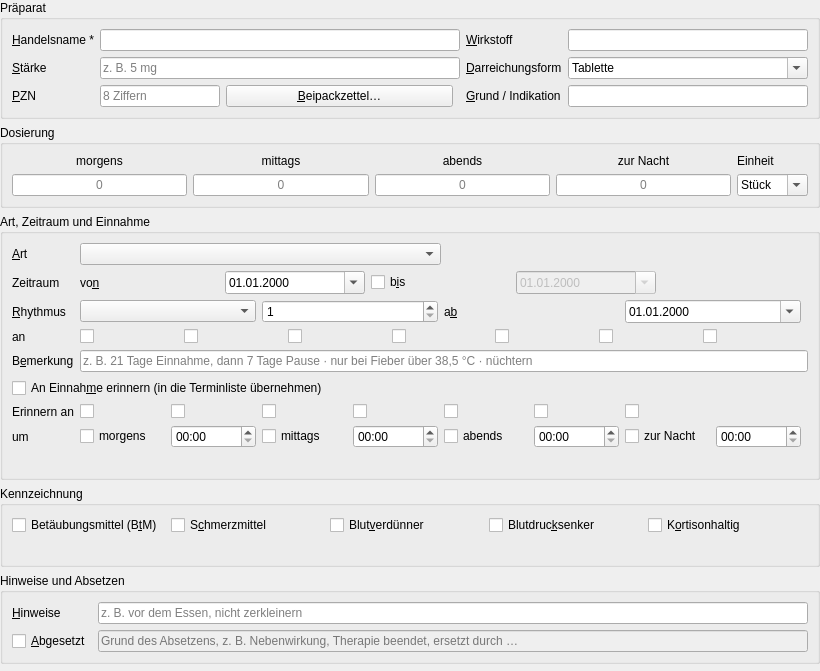
<?xml version="1.0" encoding="UTF-8"?>
<!--
  VitaParms – Medikament (Eintrag im Medikamentenplan)
  Anpassbar mit Qt Designer. Pflichtfeld: nameEdit.
  Eigene Felder: dynamische Eigenschaft "vpField" setzen.
-->
<ui version="4.0">
 <class>MedicationForm</class>
 <widget class="QWidget" name="MedicationForm">
  <property name="geometry">
   <rect><x>0</x><y>0</y><width>820</width><height>640</height></rect>
  </property>
  <property name="windowTitle">
   <string>Medikament</string>
  </property>
  <property name="formVersion" stdset="0">
   <number>4</number>
  </property>
  <layout class="QVBoxLayout" name="rootLayout">
   <property name="leftMargin"><number>0</number></property>
   <property name="topMargin"><number>0</number></property>
   <property name="rightMargin"><number>0</number></property>
   <property name="bottomMargin"><number>0</number></property>
   <item>
    <widget class="QGroupBox" name="drugGroup">
     <property name="title"><string>Präparat</string></property>
     <layout class="QGridLayout" name="drugGrid" columnstretch="0,3,0,2">
      <item row="0" column="0">
       <widget class="QLabel" name="nameLabel">
        <property name="text"><string>&amp;Handelsname *</string></property>
        <property name="buddy"><cstring>nameEdit</cstring></property>
       </widget>
      </item>
      <item row="0" column="1">
       <widget class="QLineEdit" name="nameEdit"/>
      </item>
      <item row="0" column="2">
       <widget class="QLabel" name="substanceLabel">
        <property name="text"><string>&amp;Wirkstoff</string></property>
        <property name="buddy"><cstring>substanceEdit</cstring></property>
       </widget>
      </item>
      <item row="0" column="3">
       <widget class="QLineEdit" name="substanceEdit"/>
      </item>
      <item row="1" column="0">
       <widget class="QLabel" name="strengthLabel">
        <property name="text"><string>&amp;Stärke</string></property>
        <property name="buddy"><cstring>strengthEdit</cstring></property>
       </widget>
      </item>
      <item row="1" column="1">
       <widget class="QLineEdit" name="strengthEdit">
        <property name="placeholderText"><string>z. B. 5 mg</string></property>
       </widget>
      </item>
      <item row="1" column="2">
       <widget class="QLabel" name="formLabel">
        <property name="text"><string>&amp;Darreichungsform</string></property>
        <property name="buddy"><cstring>formCombo</cstring></property>
       </widget>
      </item>
      <item row="1" column="3">
       <widget class="QComboBox" name="formCombo">
        <property name="editable"><bool>true</bool></property>
        <item><property name="text"><string>Tablette</string></property></item>
        <item><property name="text"><string>Filmtablette</string></property></item>
        <item><property name="text"><string>Kapsel</string></property></item>
        <item><property name="text"><string>Tropfen</string></property></item>
        <item><property name="text"><string>Saft</string></property></item>
        <item><property name="text"><string>Pflaster</string></property></item>
        <item><property name="text"><string>Spray</string></property></item>
        <item><property name="text"><string>Inhalation</string></property></item>
        <item><property name="text"><string>Injektion</string></property></item>
        <item><property name="text"><string>Salbe / Creme</string></property></item>
        <item><property name="text"><string>Zäpfchen</string></property></item>
       </widget>
      </item>
      <item row="2" column="0">
       <widget class="QLabel" name="pznLabel">
        <property name="text"><string>&amp;PZN</string></property>
        <property name="buddy"><cstring>pznEdit</cstring></property>
       </widget>
      </item>
      <item row="2" column="1">
       <layout class="QHBoxLayout" name="pznRow">
        <item>
         <widget class="QLineEdit" name="pznEdit">
          <property name="maxLength"><number>9</number></property>
          <property name="maximumSize"><size><width>120</width><height>16777215</height></size></property>
          <property name="placeholderText"><string>8 Ziffern</string></property>
          <property name="toolTip"><string>Pharmazentralnummer – steht auf der Packung (PZN-…). Damit lässt sich der Beipackzettel eindeutig finden.</string></property>
         </widget>
        </item>
        <item>
         <widget class="QPushButton" name="leafletButton">
          <property name="text"><string>&amp;Beipackzettel…</string></property>
          <property name="autoDefault"><bool>false</bool></property>
         </widget>
        </item>
        <item>
         <spacer name="pznSpacer">
          <property name="orientation"><enum>Qt::Horizontal</enum></property>
         </spacer>
        </item>
       </layout>
      </item>
      <item row="2" column="2">
       <widget class="QLabel" name="reasonLabel">
        <property name="text"><string>&amp;Grund / Indikation</string></property>
        <property name="buddy"><cstring>reasonEdit</cstring></property>
       </widget>
      </item>
      <item row="2" column="3">
       <widget class="QLineEdit" name="reasonEdit"/>
      </item>
     </layout>
    </widget>
   </item>
   <item>
    <widget class="QGroupBox" name="doseGroup">
     <property name="title"><string>Dosierung</string></property>
     <layout class="QGridLayout" name="doseGrid">
      <item row="0" column="0">
       <widget class="QLabel" name="morningLabel">
        <property name="text"><string>morgens</string></property>
        <property name="alignment"><set>Qt::AlignCenter</set></property>
       </widget>
      </item>
      <item row="0" column="1">
       <widget class="QLabel" name="noonLabel">
        <property name="text"><string>mittags</string></property>
        <property name="alignment"><set>Qt::AlignCenter</set></property>
       </widget>
      </item>
      <item row="0" column="2">
       <widget class="QLabel" name="eveningLabel">
        <property name="text"><string>abends</string></property>
        <property name="alignment"><set>Qt::AlignCenter</set></property>
       </widget>
      </item>
      <item row="0" column="3">
       <widget class="QLabel" name="nightLabel">
        <property name="text"><string>zur Nacht</string></property>
        <property name="alignment"><set>Qt::AlignCenter</set></property>
       </widget>
      </item>
      <item row="0" column="4">
       <widget class="QLabel" name="unitLabel">
        <property name="text"><string>Einheit</string></property>
       </widget>
      </item>
      <item row="1" column="0">
       <widget class="QLineEdit" name="morningEdit">
        <property name="alignment"><set>Qt::AlignCenter</set></property>
        <property name="placeholderText"><string>0</string></property>
       </widget>
      </item>
      <item row="1" column="1">
       <widget class="QLineEdit" name="noonEdit">
        <property name="alignment"><set>Qt::AlignCenter</set></property>
        <property name="placeholderText"><string>0</string></property>
       </widget>
      </item>
      <item row="1" column="2">
       <widget class="QLineEdit" name="eveningEdit">
        <property name="alignment"><set>Qt::AlignCenter</set></property>
        <property name="placeholderText"><string>0</string></property>
       </widget>
      </item>
      <item row="1" column="3">
       <widget class="QLineEdit" name="nightEdit">
        <property name="alignment"><set>Qt::AlignCenter</set></property>
        <property name="placeholderText"><string>0</string></property>
       </widget>
      </item>
      <item row="1" column="4">
       <widget class="QComboBox" name="unitCombo">
        <property name="editable"><bool>true</bool></property>
        <item><property name="text"><string>Stück</string></property></item>
        <item><property name="text"><string>Tropfen</string></property></item>
        <item><property name="text"><string>ml</string></property></item>
        <item><property name="text"><string>Hub</string></property></item>
        <item><property name="text"><string>IE</string></property></item>
        <item><property name="text"><string>Beutel</string></property></item>
        <item><property name="text"><string>Pflaster</string></property></item>
        <item><property name="text"><string>mg</string></property></item>
       </widget>
      </item>
     </layout>
    </widget>
   </item>
   <item>
    <widget class="QGroupBox" name="rhythmGroup">
     <property name="title"><string>Art, Zeitraum und Einnahme</string></property>
     <layout class="QFormLayout" name="rhythmForm">
      <item row="0" column="0">
       <widget class="QLabel" name="categoryLabel">
        <property name="text"><string>&amp;Art</string></property>
        <property name="buddy"><cstring>categoryCombo</cstring></property>
       </widget>
      </item>
      <item row="0" column="1">
       <layout class="QHBoxLayout" name="categoryRow">
        <item>
         <widget class="QComboBox" name="categoryCombo"/>
        </item>
        <item>
         <widget class="QLabel" name="categoryHintLabel">
          <property name="wordWrap"><bool>true</bool></property>
         </widget>
        </item>
       </layout>
      </item>
      <item row="1" column="0">
       <widget class="QLabel" name="periodLabel">
        <property name="text"><string>Zeitraum</string></property>
       </widget>
      </item>
      <item row="1" column="1">
       <layout class="QHBoxLayout" name="periodRow">
        <item>
         <widget class="QLabel" name="startLabel">
          <property name="text"><string>vo&amp;n</string></property>
          <property name="buddy"><cstring>startDateEdit</cstring></property>
         </widget>
        </item>
        <item>
         <widget class="QDateEdit" name="startDateEdit">
          <property name="displayFormat"><string>dd.MM.yyyy</string></property>
          <property name="calendarPopup"><bool>true</bool></property>
          <property name="specialValueText"><string>—</string></property>
          <property name="minimumDate"><date><year>1900</year><month>1</month><day>1</day></date></property>
         </widget>
        </item>
        <item>
         <widget class="QCheckBox" name="endDateCheck">
          <property name="text"><string>b&amp;is</string></property>
          <property name="toolTip"><string>Ohne Haken: dauerhaft, ohne Enddatum</string></property>
         </widget>
        </item>
        <item>
         <widget class="QDateEdit" name="endDateEdit">
          <property name="enabled"><bool>false</bool></property>
          <property name="displayFormat"><string>dd.MM.yyyy</string></property>
          <property name="calendarPopup"><bool>true</bool></property>
         </widget>
        </item>
        <item>
         <widget class="QLabel" name="periodInfoLabel"/>
        </item>
        <item>
         <spacer name="periodSpacer">
          <property name="orientation"><enum>Qt::Horizontal</enum></property>
         </spacer>
        </item>
       </layout>
      </item>
      <item row="2" column="0">
       <widget class="QLabel" name="rhythmLabel">
        <property name="text"><string>&amp;Rhythmus</string></property>
        <property name="buddy"><cstring>rhythmCombo</cstring></property>
       </widget>
      </item>
      <item row="2" column="1">
       <layout class="QHBoxLayout" name="rhythmRow">
        <item>
         <widget class="QComboBox" name="rhythmCombo"/>
        </item>
        <item>
         <widget class="QSpinBox" name="rhythmIntervalSpin">
          <property name="minimum"><number>1</number></property>
          <property name="maximum"><number>99</number></property>
         </widget>
        </item>
        <item>
         <widget class="QLabel" name="rhythmStartLabel">
          <property name="text"><string>a&amp;b</string></property>
          <property name="buddy"><cstring>rhythmStartEdit</cstring></property>
         </widget>
        </item>
        <item>
         <widget class="QDateEdit" name="rhythmStartEdit">
          <property name="displayFormat"><string>dd.MM.yyyy</string></property>
          <property name="calendarPopup"><bool>true</bool></property>
          <property name="toolTip"><string>Erster Einnahmetag – ab diesem Tag wird der Rhythmus gezählt</string></property>
         </widget>
        </item>
        <item>
         <spacer name="rhythmSpacer">
          <property name="orientation"><enum>Qt::Horizontal</enum></property>
         </spacer>
        </item>
       </layout>
      </item>
      <item row="3" column="0">
       <widget class="QLabel" name="rhythmDaysLabel">
        <property name="text"><string>an</string></property>
       </widget>
      </item>
      <item row="3" column="1">
       <layout class="QHBoxLayout" name="rhythmDaysRow">
        <item><widget class="QCheckBox" name="wd1Check"/></item>
        <item><widget class="QCheckBox" name="wd2Check"/></item>
        <item><widget class="QCheckBox" name="wd3Check"/></item>
        <item><widget class="QCheckBox" name="wd4Check"/></item>
        <item><widget class="QCheckBox" name="wd5Check"/></item>
        <item><widget class="QCheckBox" name="wd6Check"/></item>
        <item><widget class="QCheckBox" name="wd7Check"/></item>
        <item>
         <spacer name="rhythmDaysSpacer">
          <property name="orientation"><enum>Qt::Horizontal</enum></property>
         </spacer>
        </item>
       </layout>
      </item>
      <item row="4" column="0">
       <widget class="QLabel" name="rhythmNoteLabel">
        <property name="text"><string>B&amp;emerkung</string></property>
        <property name="buddy"><cstring>rhythmNoteEdit</cstring></property>
       </widget>
      </item>
      <item row="4" column="1">
       <widget class="QLineEdit" name="rhythmNoteEdit">
        <property name="placeholderText"><string>z. B. 21 Tage Einnahme, dann 7 Tage Pause · nur bei Fieber über 38,5 °C · nüchtern</string></property>
       </widget>
      </item>
      <item row="5" column="0" colspan="2">
       <widget class="QCheckBox" name="remindCheck">
        <property name="text"><string>An Einnah&amp;me erinnern (in die Terminliste übernehmen)</string></property>
       </widget>
      </item>
      <item row="6" column="0">
       <widget class="QLabel" name="remindDaysLabel">
        <property name="text"><string>Erinnern an</string></property>
       </widget>
      </item>
      <item row="6" column="1">
       <layout class="QHBoxLayout" name="remindDaysRow">
        <item><widget class="QCheckBox" name="rd1Check"/></item>
        <item><widget class="QCheckBox" name="rd2Check"/></item>
        <item><widget class="QCheckBox" name="rd3Check"/></item>
        <item><widget class="QCheckBox" name="rd4Check"/></item>
        <item><widget class="QCheckBox" name="rd5Check"/></item>
        <item><widget class="QCheckBox" name="rd6Check"/></item>
        <item><widget class="QCheckBox" name="rd7Check"/></item>
        <item>
         <widget class="QLabel" name="remindDaysInfoLabel"/>
        </item>
        <item>
         <spacer name="remindDaysSpacer">
          <property name="orientation"><enum>Qt::Horizontal</enum></property>
         </spacer>
        </item>
       </layout>
      </item>
      <item row="7" column="0">
       <widget class="QLabel" name="remindTimesLabel">
        <property name="text"><string>um</string></property>
       </widget>
      </item>
      <item row="7" column="1">
       <layout class="QHBoxLayout" name="remindTimesRow">
        <item>
         <widget class="QCheckBox" name="rt0Check">
          <property name="text"><string>morgens</string></property>
         </widget>
        </item>
        <item>
         <widget class="QTimeEdit" name="rt0Edit">
          <property name="displayFormat"><string notr="true">HH:mm</string></property>
         </widget>
        </item>
        <item>
         <widget class="QCheckBox" name="rt1Check">
          <property name="text"><string>mittags</string></property>
         </widget>
        </item>
        <item>
         <widget class="QTimeEdit" name="rt1Edit">
          <property name="displayFormat"><string notr="true">HH:mm</string></property>
         </widget>
        </item>
        <item>
         <widget class="QCheckBox" name="rt2Check">
          <property name="text"><string>abends</string></property>
         </widget>
        </item>
        <item>
         <widget class="QTimeEdit" name="rt2Edit">
          <property name="displayFormat"><string notr="true">HH:mm</string></property>
         </widget>
        </item>
        <item>
         <widget class="QCheckBox" name="rt3Check">
          <property name="text"><string>zur Nacht</string></property>
         </widget>
        </item>
        <item>
         <widget class="QTimeEdit" name="rt3Edit">
          <property name="displayFormat"><string notr="true">HH:mm</string></property>
         </widget>
        </item>
        <item>
         <spacer name="remindTimesSpacer">
          <property name="orientation"><enum>Qt::Horizontal</enum></property>
         </spacer>
        </item>
       </layout>
      </item>
      <item row="8" column="0" colspan="2">
       <widget class="QLabel" name="rhythmInfoLabel">
        <property name="wordWrap"><bool>true</bool></property>
       </widget>
      </item>
     </layout>
    </widget>
   </item>
   <item>
    <widget class="QGroupBox" name="classGroup">
     <property name="title"><string>Kennzeichnung</string></property>
     <layout class="QVBoxLayout" name="classLayout">
      <item>
       <layout class="QHBoxLayout" name="classRow">
        <item>
         <widget class="QCheckBox" name="btmCheck">
          <property name="text"><string>Betäubungsmittel (B&amp;tM)</string></property>
         </widget>
        </item>
        <item>
         <widget class="QCheckBox" name="painCheck">
          <property name="text"><string>S&amp;chmerzmittel</string></property>
         </widget>
        </item>
        <item>
         <widget class="QCheckBox" name="anticoagCheck">
          <property name="text"><string>Blut&amp;verdünner</string></property>
         </widget>
        </item>
        <item>
         <widget class="QCheckBox" name="bpCheck">
          <property name="text"><string>Blutdruc&amp;ksenker</string></property>
          <property name="toolTip"><string>Blutdrucksenkendes Medikament (z. B. ACE-Hemmer, Sartan, Betablocker, Calciumantagonist, Diuretikum)</string></property>
         </widget>
        </item>
        <item>
         <widget class="QCheckBox" name="cortisoneCheck">
          <property name="text"><string>K&amp;ortisonhaltig</string></property>
          <property name="toolTip"><string>Enthält ein Glukokortikoid (Kortison) – als Tablette, Spray, Salbe o. Ä.</string></property>
         </widget>
        </item>
        <item>
         <spacer name="classSpacer">
          <property name="orientation"><enum>Qt::Horizontal</enum></property>
         </spacer>
        </item>
       </layout>
      </item>
      <item>
       <widget class="QLabel" name="classInfoLabel">
        <property name="wordWrap"><bool>true</bool></property>
       </widget>
      </item>
     </layout>
    </widget>
   </item>
   <item>
    <widget class="QGroupBox" name="detailsGroup">
     <property name="title"><string>Hinweise und Absetzen</string></property>
     <layout class="QGridLayout" name="detailsGrid" columnstretch="0,1">
      <item row="0" column="0">
       <widget class="QLabel" name="notesLabel">
        <property name="text"><string>&amp;Hinweise</string></property>
        <property name="buddy"><cstring>notesEdit</cstring></property>
       </widget>
      </item>
      <item row="0" column="1">
       <widget class="QLineEdit" name="notesEdit">
        <property name="placeholderText"><string>z. B. vor dem Essen, nicht zerkleinern</string></property>
       </widget>
      </item>
      <item row="1" column="0">
       <widget class="QCheckBox" name="archivedCheck">
        <property name="text"><string>&amp;Abgesetzt</string></property>
        <property name="toolTip"><string>Wird nicht mehr eingenommen – das Medikament wandert ins Archiv, die Historie bleibt erhalten</string></property>
       </widget>
      </item>
      <item row="1" column="1">
       <widget class="QLineEdit" name="stopReasonEdit">
        <property name="enabled"><bool>false</bool></property>
        <property name="placeholderText"><string>Grund des Absetzens, z. B. Nebenwirkung, Therapie beendet, ersetzt durch …</string></property>
       </widget>
      </item>
     </layout>
    </widget>
   </item>
   <item>
    <spacer name="bottomSpacer">
     <property name="orientation"><enum>Qt::Vertical</enum></property>
    </spacer>
   </item>
  </layout>
 </widget>
 <resources/>
 <connections>
  <connection>
   <sender>archivedCheck</sender>
   <signal>toggled(bool)</signal>
   <receiver>stopReasonEdit</receiver>
   <slot>setEnabled(bool)</slot>
  </connection>
  <connection>
   <sender>endDateCheck</sender>
   <signal>toggled(bool)</signal>
   <receiver>endDateEdit</receiver>
   <slot>setEnabled(bool)</slot>
  </connection>
 </connections>
</ui>
